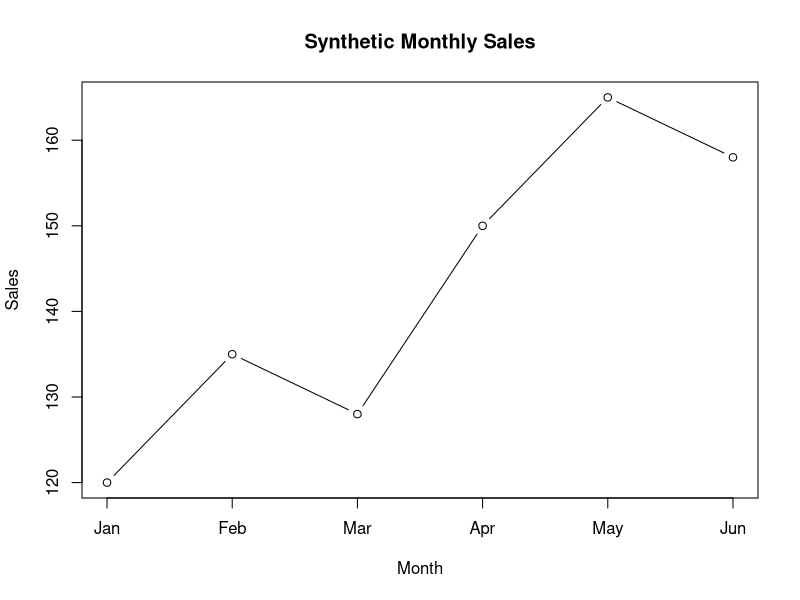

This chart was generated by the following R code:
## ---- chunk 1
sales <- read.csv("data/synthetic_sales.csv", stringsAsFactors = FALSE)
stopifnot(all(c("month", "sales") %in% names(sales)))
stopifnot(is.numeric(sales$sales), !anyNA(sales$sales))
summary(sales$sales)
plot(seq_along(sales$sales), sales$sales, type = "b",
     xaxt = "n", xlab = "Month", ylab = "Sales",
     main = "Synthetic Monthly Sales")
axis(1, at = seq_along(sales$month), labels = sales$month)
